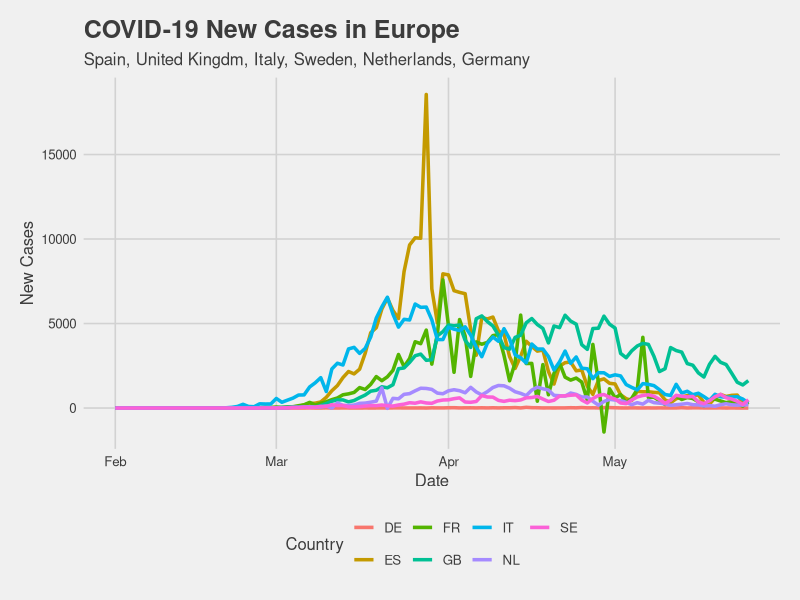

Reproduce this figure in R.
library(ggplot2)
library(dplyr)
library(ggthemes)

#customColors = c("#003f5c", "#374c80", "#7a5195", "#bc5090", "#ef5675", "#ff764a", "#ffa600")

epidemiology <- read.csv("./test1.csv")

epidemiology$date <- as.Date(epidemiology$date, "%m-%d-%Y")
plot0 = epidemiology %>%
  ggplot(aes(x = date, y = new_confirmed, color= key)) +
  geom_line(size = 1.2, alpha = 1.8) +
  labs(title = "COVID-19 New Cases in Europe",
       subtitle = "Spain, United Kingdm, Italy, Sweden, Netherlands, Germany",
       x = "Date",
       y = "New Cases",
       color = "Country") + 
  theme_fivethirtyeight() +
  #scale_color_manual(values = customColors)+
  theme(axis.title = element_text())
  
ggsave("myplot.png",width = 10,height = 7.5)
